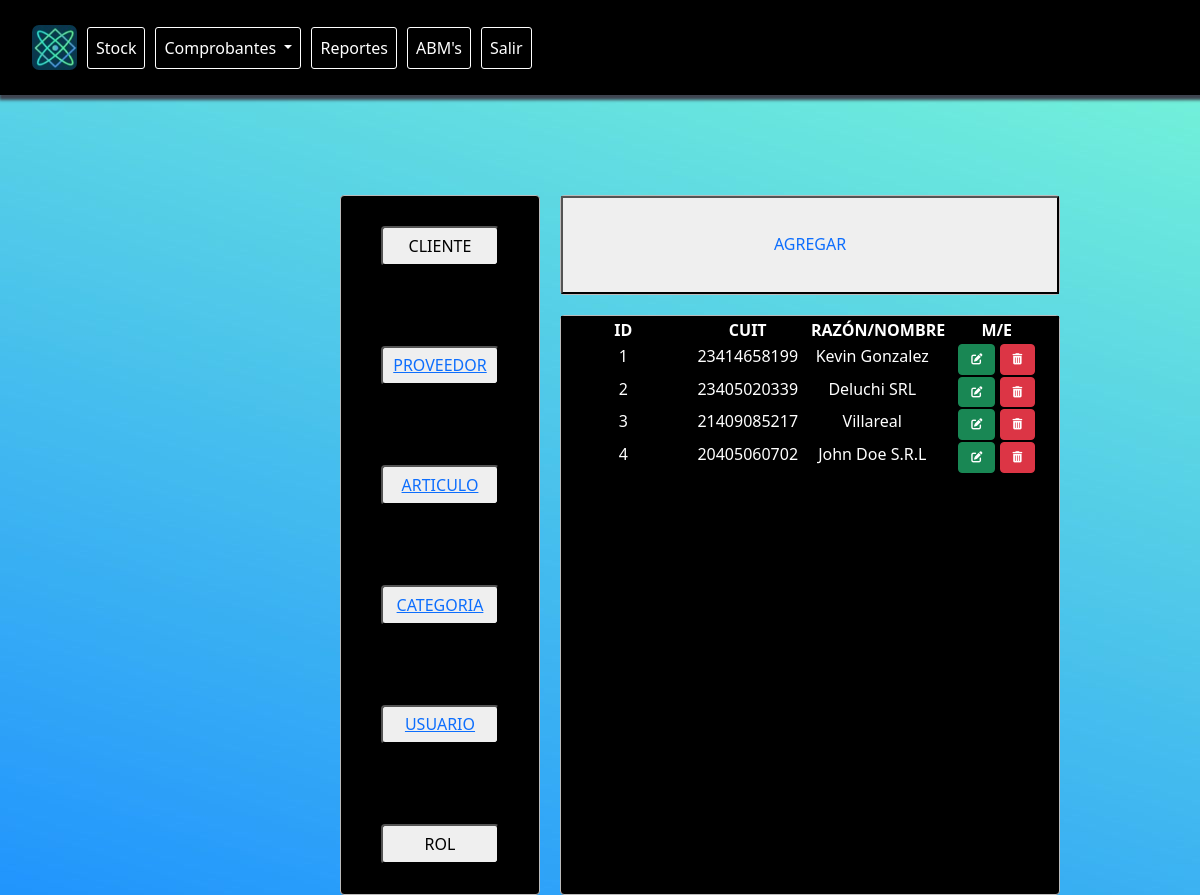
/abm/ (signed in), run on an earlier commit of the app's database.
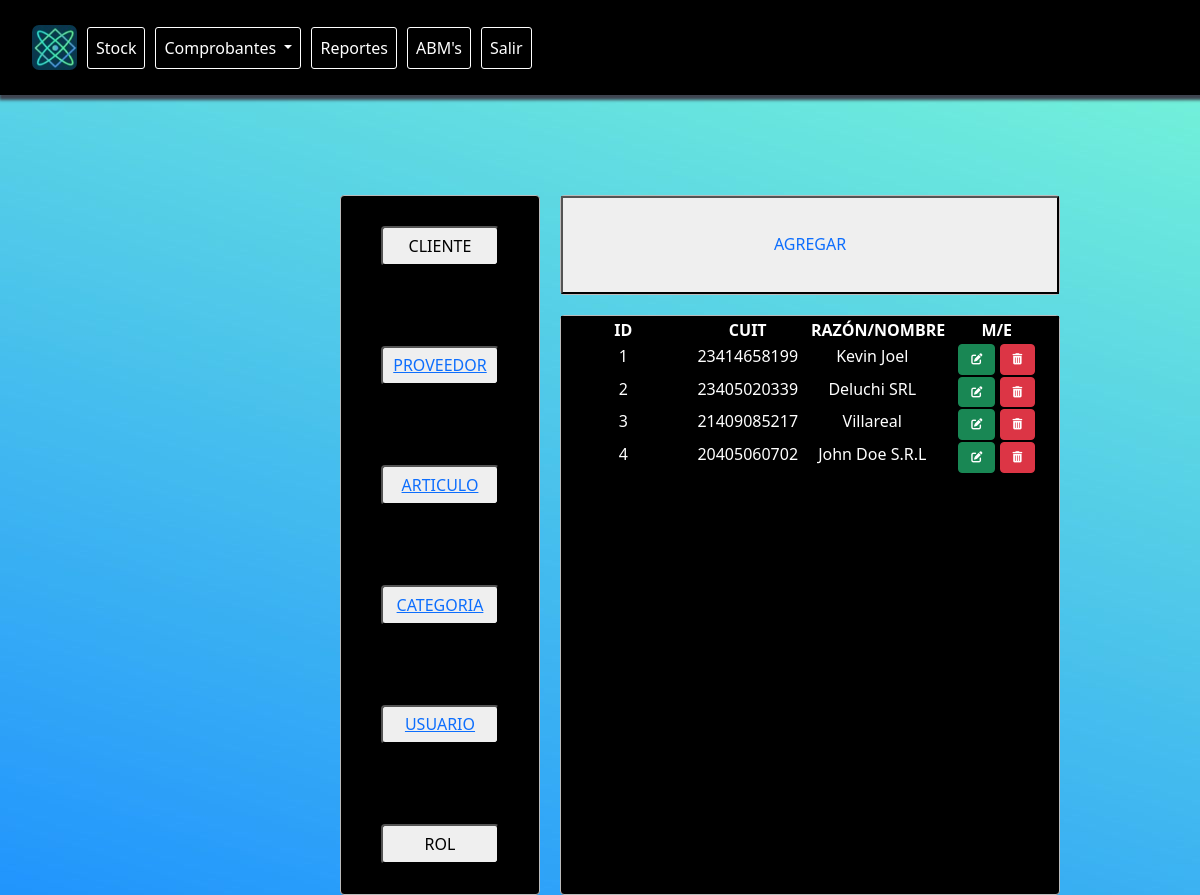
And on a later commit of the database.
### AppClientes/models.py (models this page shows, shortened)
class Clientes(models.Model):
    id_cliente = models.IntegerField('Nro de ID',primary_key = True)
    cuit=models.PositiveIntegerField()
    razon_nombre=models.CharField('Razon o nombre', max_length=50)
    condicion=models.ForeignKey(CondicionFiscal, on_delete=models.CASCADE)
    telefono=models.PositiveIntegerField('Teléfono')
    created=models.DateTimeField(auto_now_add=True)
    updated=models.DateTimeField(auto_now_add=True)
    class Meta:
        verbose_name="Cliente"
        verbose_name_plural="Clientes"

### AppABM/views.py (the view)
# urls.py: path('', views.abm, name="Abm"),
@login_required
def abm(request):
    cliente = Clientes.objects.all()
    return render(request, "AppABM/abm.html", {"cli":cliente})

### AppABM/templates/AppAbm/abm.html
{% extends "base/base.html" %}
{% load static %}
{% block content %}
<div class="todo">
    <div class="cuadrado">
        <div class="cuadro uno">
            <button type="button" class="botonesabm uno">
                CLIENTE
            </button>
            <button type="button" class="botonesabm">
                <a href="{% url 'abmproveedor' %}">PROVEEDOR</a>
            </button>
            <button type="button" class="botonesabm">
                <a href="{% url 'abmarticulo' %}">ARTICULO</a>
            </button>
            <button type="button" class="botonesabm">
                <a href="{% url 'abmcategoria' %}">CATEGORIA</a>
            </button>
            <button type="button" class="botonesabm">
                <a href="{% url 'abmusuario' %}">USUARIO</a>
            </button>
            <button type="button" class="botonesabm">
                ROL
            </button>
        </div>
        <div class="cuadrado dos">
            <div class="cuadro dos">
                <button type="button" class="botonagregar">
                    <a class="nav-link stock {% if '/agregar/' in request.path %} active {% endif %} prueba" aria-current="page" href="{% url 'agregar_cliente' %}"> AGREGAR</a>
                </button>
            </div>
            <div class="cuadro tres">
                <table>
                    <thead class="headtabledos">
                        <tr>
                            <th class="titulotabla">ID</th>
                            <th class="titulotabla">CUIT</th>
                            <th class="titulotabla">RAZÓN/NOMBRE</th>
                            <th class="titulotabla">M/E</th>
                        </tr>
                    </thead>
                    <tbody>
                    {% if cli %}
                        {% for clientes in cli %}
                        <tr class="clientesabm">
                            <td class="contenidotabla">{{ clientes.id_cliente }}</td>
                            <td class="contenidotabla">{{ clientes.cuit }}</td>
                            <td class="contenidotabla">{{ clientes.razon_nombre }}</td>
                            <td class="contenidotabla">
                                <a href="{% url 'modificar_cliente' clientes.id_cliente %}" class="btn btn-success" style="font-size: 70%;"><i class="fa-solid fa-pen-to-square"></i></a>
                                <a href="{% url 'modificar_cliente' clientes.id_cliente %}" class="btn btn-danger" style="font-size: 70%;"><i class="fa-solid fa-trash-can"></i></a>
                            </td>
                        </tr>
                        {% endfor %}
                    {% endif %}
                    </tbody>
                </table>
            </div>
        </div>
    </div>
</div>
{% endblock %}

What changed in the data, as far as the page shows it:
changed Clientes id 1: razon_nombre "Kevin Gonzalez" → "Kevin Joel"
